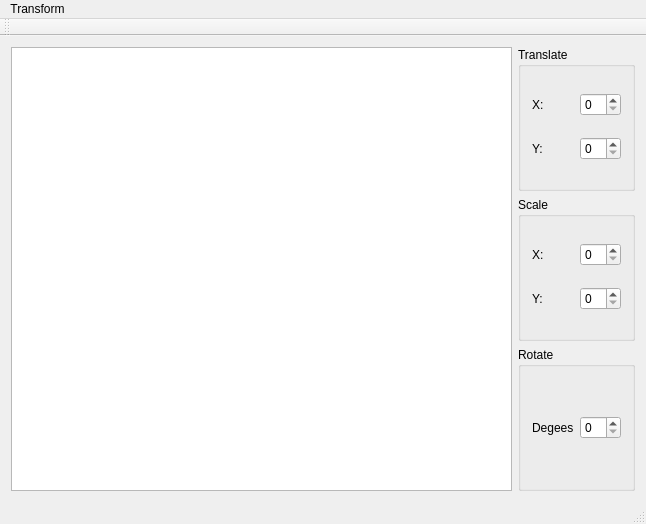
<?xml version="1.0" encoding="UTF-8"?>
<ui version="4.0">
 <class>MainWindow</class>
 <widget class="QMainWindow" name="MainWindow">
  <property name="geometry">
   <rect>
    <x>0</x>
    <y>0</y>
    <width>646</width>
    <height>524</height>
   </rect>
  </property>
  <property name="windowTitle">
   <string>MainWindow</string>
  </property>
  <widget class="QWidget" name="centralWidget">
   <layout class="QHBoxLayout" name="horizontalLayout_6">
    <item>
     <widget class="QGraphicsView" name="graphicsView"/>
    </item>
    <item>
     <layout class="QVBoxLayout" name="verticalLayout_4">
      <item>
       <widget class="QGroupBox" name="groupBox">
        <property name="title">
         <string>Translate</string>
        </property>
        <layout class="QVBoxLayout" name="verticalLayout">
         <item>
          <layout class="QHBoxLayout" name="horizontalLayout">
           <item>
            <widget class="QLabel" name="label">
             <property name="text">
              <string>X:</string>
             </property>
            </widget>
           </item>
           <item>
            <widget class="QSpinBox" name="Translate_X"/>
           </item>
          </layout>
         </item>
         <item>
          <layout class="QHBoxLayout" name="horizontalLayout_2">
           <item>
            <widget class="QLabel" name="label_2">
             <property name="text">
              <string>Y:</string>
             </property>
            </widget>
           </item>
           <item>
            <widget class="QSpinBox" name="Translate_Y"/>
           </item>
          </layout>
         </item>
        </layout>
       </widget>
      </item>
      <item>
       <widget class="QGroupBox" name="groupBox_2">
        <property name="title">
         <string>Scale</string>
        </property>
        <layout class="QVBoxLayout" name="verticalLayout_2">
         <item>
          <layout class="QHBoxLayout" name="horizontalLayout_3">
           <item>
            <widget class="QLabel" name="label_3">
             <property name="text">
              <string>X:</string>
             </property>
            </widget>
           </item>
           <item>
            <widget class="QSpinBox" name="Scale_X"/>
           </item>
          </layout>
         </item>
         <item>
          <layout class="QHBoxLayout" name="horizontalLayout_4">
           <item>
            <widget class="QLabel" name="label_4">
             <property name="text">
              <string>Y:</string>
             </property>
            </widget>
           </item>
           <item>
            <widget class="QSpinBox" name="Scale_Y"/>
           </item>
          </layout>
         </item>
        </layout>
        <zorder></zorder>
        <zorder></zorder>
        <zorder></zorder>
        <zorder></zorder>
       </widget>
      </item>
      <item>
       <widget class="QGroupBox" name="groupBox_3">
        <property name="title">
         <string>Rotate</string>
        </property>
        <layout class="QVBoxLayout" name="verticalLayout_3">
         <item>
          <layout class="QHBoxLayout" name="horizontalLayout_5">
           <item>
            <widget class="QLabel" name="label_5">
             <property name="text">
              <string>Degees</string>
             </property>
            </widget>
           </item>
           <item>
            <widget class="QSpinBox" name="Degrees_of_Rotation"/>
           </item>
          </layout>
         </item>
        </layout>
       </widget>
      </item>
     </layout>
    </item>
   </layout>
  </widget>
  <widget class="QMenuBar" name="menuBar">
   <property name="geometry">
    <rect>
     <x>0</x>
     <y>0</y>
     <width>646</width>
     <height>26</height>
    </rect>
   </property>
   <widget class="QMenu" name="menuTransform">
    <property name="title">
     <string>Transform</string>
    </property>
   </widget>
   <addaction name="menuTransform"/>
  </widget>
  <widget class="QToolBar" name="mainToolBar">
   <attribute name="toolBarArea">
    <enum>TopToolBarArea</enum>
   </attribute>
   <attribute name="toolBarBreak">
    <bool>false</bool>
   </attribute>
  </widget>
  <widget class="QStatusBar" name="statusBar"/>
 </widget>
 <layoutdefault spacing="6" margin="11"/>
 <resources/>
 <connections/>
</ui>
